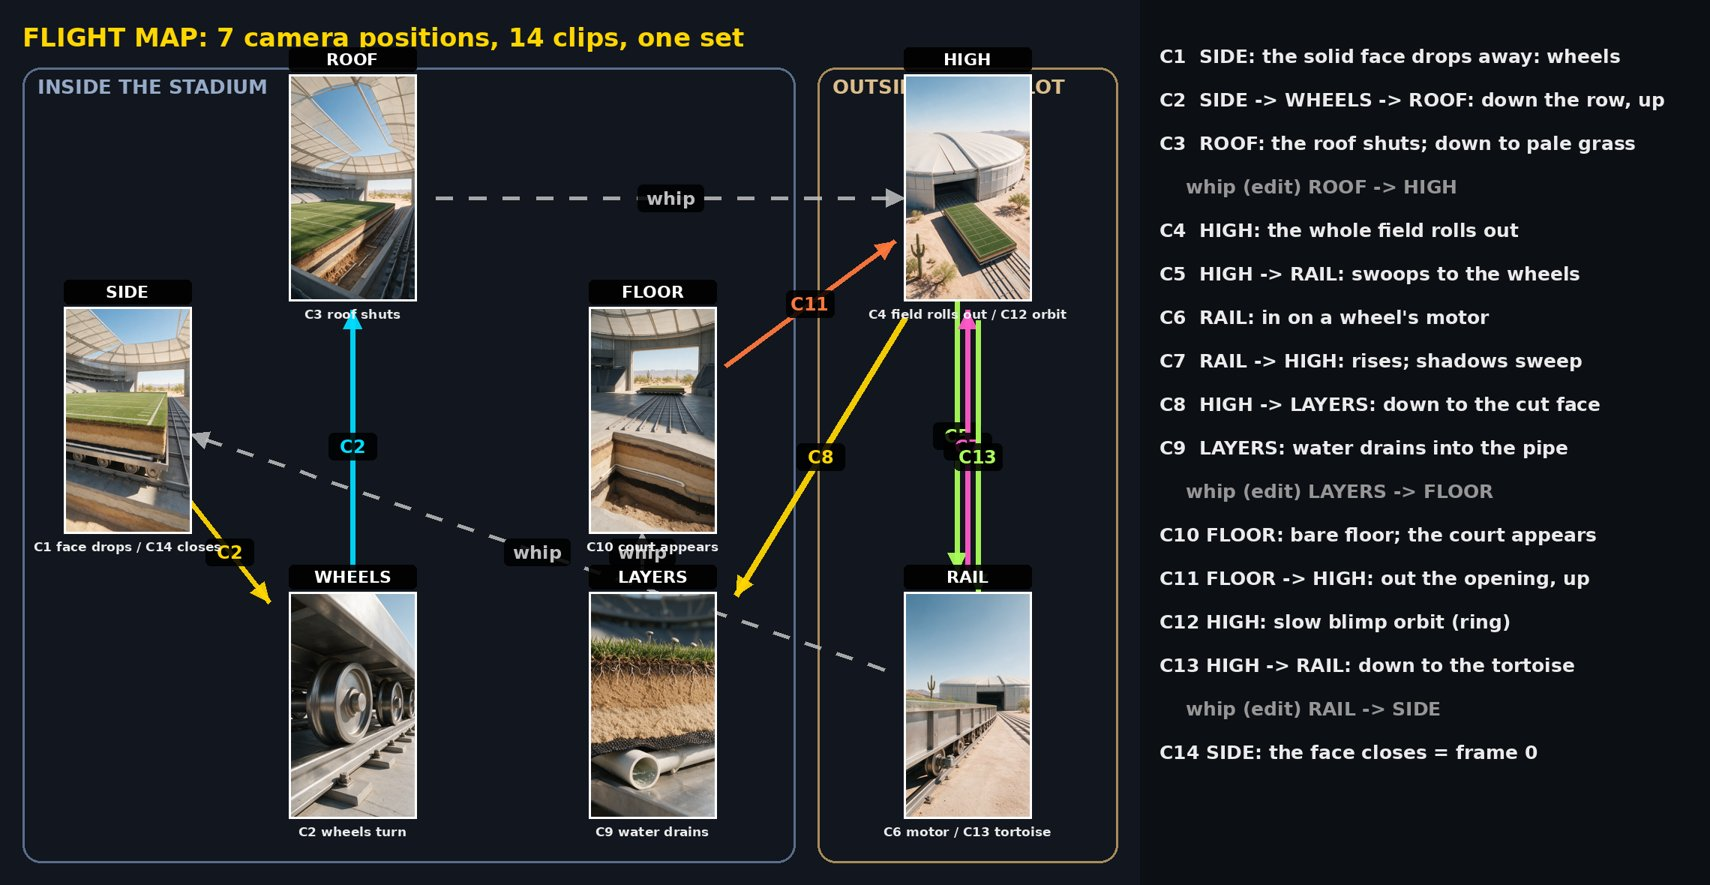

This chart was generated by the following Python code:
# Video 15 Gate C: flight map, keyframe sheet, first/last frames and all stills (from the accepted stills in stills/, named
# KEY.png). Run from the video work folder. usage: python3 15-flightmap.py <pipeline dir>  (reads 15-clips.py for the keyframes)
# This set has no single wide that shows every position (half the video is inside the bowl, half outside in the lot), so the
# flight map is drawn as a diagram: one thumbnail per camera position, the inside positions on the left, the outside ones on the
# right, and the clips as numbered arrows in flight order (dashed grey = a 0.3 s whip made in the edit).
from PIL import Image, ImageDraw, ImageFont
import math, importlib.util, sys
S = 'stills/'
F = '/usr/share/fonts/truetype/dejavu/DejaVuSans-Bold.ttf'
def font(n):
    try: return ImageFont.truetype(F, n)
    except Exception: return ImageFont.load_default()

# --- 1. flight map ---
NODE = {"SIDE": ("SIDE1", 170, 560), "WHEELS": ("WH0", 470, 940), "ROOF": ("RF0", 470, 250), "LAYERS": ("LA0", 870, 940),
        "FLOOR": ("FL0", 870, 560), "HIGH": ("HI0", 1290, 250), "RAIL": ("RA0", 1290, 940)}
TW, TH = 170, 302
W, H = 1520, 1180
m = Image.new('RGB', (W, H), (18, 22, 30)); d = ImageDraw.Draw(m, 'RGBA')
d.rounded_rectangle([30, 90, 1060, 1150], 24, outline=(90, 110, 140), width=3)
d.text((50, 100), "INSIDE THE STADIUM", font=font(26), fill=(150, 170, 200))
d.rounded_rectangle([1090, 90, 1490, 1150], 24, outline=(170, 140, 90), width=3)
d.text((1110, 100), "OUTSIDE, IN THE LOT", font=font(26), fill=(220, 190, 140))
d.text((30, 30), "FLIGHT MAP: 7 camera positions, 14 clips, one set", font=font(34), fill=(255, 214, 0))
PATH = [("C2", "SIDE", "WHEELS"), ("C2", "WHEELS", "ROOF"), ("whip", "ROOF", "HIGH"), ("C5", "HIGH", "RAIL"),
        ("C7", "RAIL", "HIGH"), ("C8", "HIGH", "LAYERS"), ("whip", "LAYERS", "FLOOR"), ("C11", "FLOOR", "HIGH"),
        ("C13", "HIGH", "RAIL"), ("whip", "RAIL", "SIDE")]
SELF = {"SIDE": "C1 face drops / C14 closes", "ROOF": "C3 roof shuts", "HIGH": "C4 field rolls out / C12 orbit",
        "RAIL": "C6 motor / C13 tortoise", "LAYERS": "C9 water drains", "FLOOR": "C10 court appears", "WHEELS": "C2 wheels turn"}
COL = [(255, 214, 0), (0, 220, 255), (255, 120, 60), (170, 255, 90), (255, 90, 200)]
def centre(n): _, x, y = NODE[n]; return x, y
for i, (c, a, b) in enumerate(PATH):
    (x0, y0), (x1, y1) = centre(a), centre(b)
    off = ((i % 3) - 1) * 14; x0 += off; y0 += off; x1 += off; y1 += off
    ang = math.atan2(y1 - y0, x1 - x0)
    # stop the arrow at the thumbnail's edge
    def edge(x, y, sgn):
        dx, dy = math.cos(ang) * sgn, math.sin(ang) * sgn
        t = min((TW / 2 + 12) / abs(dx) if dx else 1e9, (TH / 2 + 12) / abs(dy) if dy else 1e9)
        return x + dx * t, y + dy * t
    sx, sy = edge(x0, y0, 1); ex, ey = edge(x1, y1, -1)
    col = (190, 190, 190, 220) if c == "whip" else COL[i % len(COL)] + (240,)
    if c == "whip":
        n = int(math.hypot(ex - sx, ey - sy) // 22)
        for k in range(n):
            if k % 2 == 0:
                d.line([(sx + (ex - sx) * k / n, sy + (ey - sy) * k / n), (sx + (ex - sx) * (k + 1) / n, sy + (ey - sy) * (k + 1) / n)], fill=col, width=5)
    else:
        d.line([(sx, sy), (ex, ey)], fill=col, width=7)
    L = 28
    d.polygon([(ex, ey), (ex - L * math.cos(ang - 0.45), ey - L * math.sin(ang - 0.45)),
               (ex - L * math.cos(ang + 0.45), ey - L * math.sin(ang + 0.45))], fill=col)
    mx, my = (sx + ex) / 2, (sy + ey) / 2; w = 44 if c == "whip" else 32
    d.rounded_rectangle([mx - w, my - 18, mx + w, my + 18], 7, fill=(0, 0, 0, 220))
    d.text((mx, my), c, font=font(24), fill=col, anchor='mm')
for n, (k, x, y) in NODE.items():
    th = Image.open(S + k + '.png').convert('RGB').resize((TW, TH))
    m.paste(th, (int(x - TW / 2), int(y - TH / 2)))
    d.rectangle([x - TW / 2, y - TH / 2, x + TW / 2, y + TH / 2], outline=(255, 255, 255), width=3)
    d.rounded_rectangle([x - TW / 2, y - TH / 2 - 36, x + TW / 2, y - TH / 2 - 4], 6, fill=(0, 0, 0, 230))
    d.text((x, y - TH / 2 - 20), n, font=font(22), fill=(255, 255, 255), anchor='mm')
    d.text((x, y + TH / 2 + 18), SELF[n], font=font(17), fill=(235, 235, 235), anchor='mm')
txt = ["C1  SIDE: the solid face drops away: wheels", "C2  SIDE -> WHEELS -> ROOF: down the row, up",
       "C3  ROOF: the roof shuts; down to pale grass", "    whip (edit) ROOF -> HIGH",
       "C4  HIGH: the whole field rolls out", "C5  HIGH -> RAIL: swoops to the wheels",
       "C6  RAIL: in on a wheel's motor", "C7  RAIL -> HIGH: rises; shadows sweep",
       "C8  HIGH -> LAYERS: down to the cut face", "C9  LAYERS: water drains into the pipe",
       "    whip (edit) LAYERS -> FLOOR", "C10 FLOOR: bare floor; the court appears",
       "C11 FLOOR -> HIGH: out the opening, up", "C12 HIGH: slow blimp orbit (ring)",
       "C13 HIGH -> RAIL: down to the tortoise", "    whip (edit) RAIL -> SIDE",
       "C14 SIDE: the face closes = frame 0"]
panel = Image.new('RGB', (760, H), (12, 15, 20)); pd = ImageDraw.Draw(panel)
y = 60
for t in txt:
    pd.text((26, y), t, font=font(25), fill=(150, 150, 150) if t.startswith("    whip") else (235, 235, 235)); y += 58
out = Image.new('RGB', (W + panel.width, H)); out.paste(m, (0, 0)); out.paste(panel, (W, 0))
out = out.resize((out.width * 3 // 4, out.height * 3 // 4)); out.save('gateC_flightmap.jpg', quality=85); print('map', out.size)

# --- 2. every clip's keyframes: start -> (middle) -> end ---
_spec = importlib.util.spec_from_file_location("c15", sys.argv[1] + "/15-clips.py"); _c = importlib.util.module_from_spec(_spec); _spec.loader.exec_module(_c)
CLIPS = [(c, v[0], v[1], v[2], _c.PLAN.get(c, v[3])) for c, v in _c.C.items()]
tw, th = 150, 266; cols = 4; tile_w = 3 * tw + 2 * 22 + 20; tile_h = th + 46
rows = math.ceil(len(CLIPS) / cols)
sheet = Image.new('RGB', (cols * tile_w, rows * tile_h), 'white'); sd = ImageDraw.Draw(sheet)
for i, (c, a, mids, b, secs) in enumerate(CLIPS):
    X = (i % cols) * tile_w + 10; Y = (i // cols) * tile_h + 6
    keys = [a] + mids + ([b] if b else [])
    sd.text((X, Y), f"{c} ({secs} s): {' -> '.join(keys)}" + ("" if b else "  (start only)"), font=font(18), fill='black')
    x = X
    for j, kk in enumerate(keys):
        sheet.paste(Image.open(S + kk + '.png').convert('RGB').resize((tw, th)), (x, Y + 30))
        if j < len(keys) - 1: sd.text((x + tw + 3, Y + 30 + th // 2), '>', font=font(26), fill='black')
        x += tw + 22
sheet.save('gateC_keyframes.jpg', quality=82); print('keyframes', sheet.size)

# --- 3. first and last frames (C14's end still is SIDE0 itself, so they match part for part) ---
a = Image.open(S + 'SIDE0.png').convert('RGB').resize((540, 956))
fl = Image.new('RGB', (1100, 1000), 'white'); fd = ImageDraw.Draw(fl)
fl.paste(a, (0, 40)); fl.paste(a, (560, 40))
fd.text((10, 8), "FIRST FRAME (SIDE0)", font=font(26), fill='black'); fd.text((570, 8), "LAST FRAME: C14 ends on SIDE0 itself", font=font(26), fill='black')
fl.save('gateC_first_last.jpg', quality=85); print('first/last', fl.size)

# --- 4. all twelve stills, labelled (the set from every angle) ---
names = ["SIDE0", "SIDE1", "WH0", "RF0", "RF1", "HI1", "HI0", "RA0", "TO0", "LA0", "FL0", "FL1"]
tw, th = 240, 425; g = Image.new('RGB', (6 * (tw + 8) + 6, 2 * (th + 34) + 10), 'white'); gd = ImageDraw.Draw(g)
for i, n in enumerate(names):
    X = (i % 6) * (tw + 8) + 6; Y = (i // 6) * (th + 34) + 4
    gd.text((X, Y), n, font=font(22), fill='black'); g.paste(Image.open(S + n + '.png').convert('RGB').resize((tw, th)), (X, Y + 28))
g.save('gateC_stills.jpg', quality=82); print('stills', g.size)
